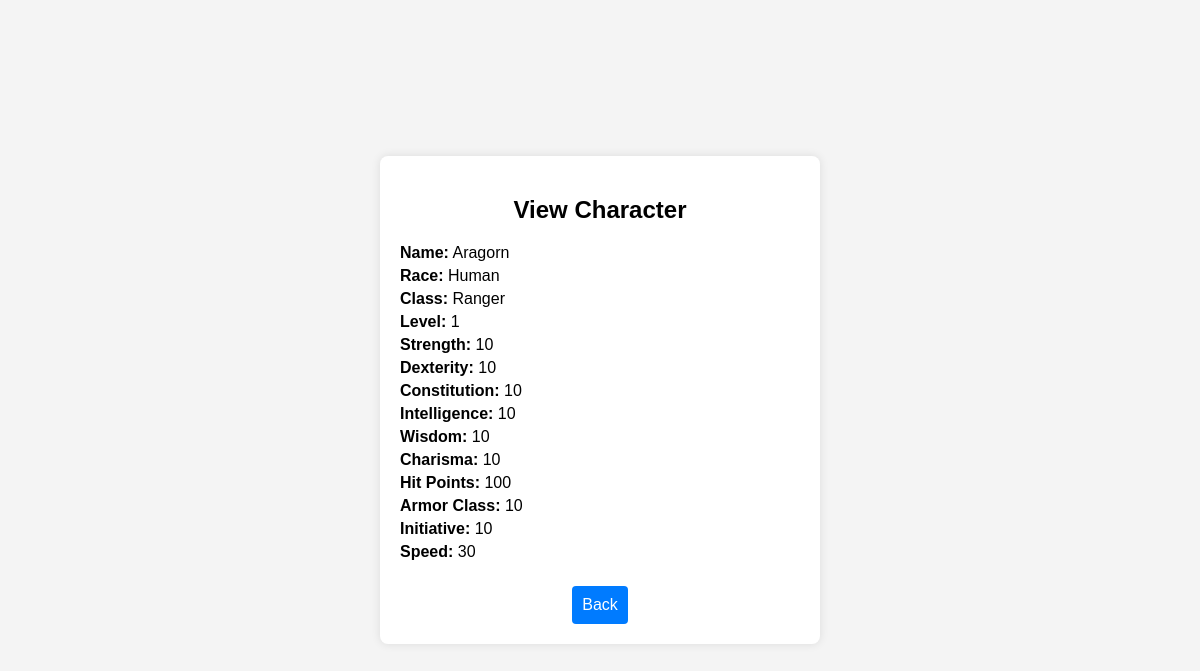
/characters/view/1 (signed in), run on the app's committed database.
### app/models/character.py (models this page shows, shortened)
class Character(db.Model):
    id = db.Column(db.Integer, primary_key=True)
    name = db.Column(db.String(150), nullable=False)
    user_id = db.Column(db.Integer, db.ForeignKey('user.id'), nullable=False)
    user = db.relationship('User', backref=db.backref('characters', lazy=True))  # Añade la relación con User
    race = db.Column(db.String(50), nullable=False)
    character_class = db.Column(db.String(50), nullable=False)
    level = db.Column(db.Integer, nullable=False, default=1)
    strength = db.Column(db.Integer, nullable=False, default=10)
    dexterity = db.Column(db.Integer, nullable=False, default=10)
    constitution = db.Column(db.Integer, nullable=False, default=10)
    intelligence = db.Column(db.Integer, nullable=False, default=10)
    wisdom = db.Column(db.Integer, nullable=False, default=10)
    charisma = db.Column(db.Integer, nullable=False, default=10)
    hit_points = db.Column(db.Integer, nullable=False, default=10)
    armor_class = db.Column(db.Integer, nullable=False, default=10)
    initiative = db.Column(db.Integer, nullable=False, default=0)
    speed = db.Column(db.Integer, nullable=False, default=30)
    campaign_id = db.Column(db.Integer, db.ForeignKey('campaign.id'), nullable=True)  # Nueva propiedad
    bonus = db.Column(db.String(50), nullable=True)

### app/routes/characters.py (the view)
@characters_bp.route('/view/<int:character_id>', methods=['GET'])
@login_required
def view_character(character_id):
    character = Character.query.get_or_404(character_id)
    if character.user_id != current_user.id:
        flash('You do not have permission to view this character.', 'danger')
        return redirect(url_for('characters.list_characters'))
    return render_template('characters/view.html', character=character)

### app/templates/characters/view.html (shortened to what this page needs)
<!DOCTYPE html>
<html lang="en">
<head>
    <link rel="stylesheet" href="{{ url_for('static', filename='styles.css') }}">
</head>
<body>
    <div class="container">
        <h2>View Character</h2>
        <div class="character-details">
            <p><strong>Name:</strong> {{ character.name }}</p>
            <p><strong>Race:</strong> {{ character.race }}</p>
            <p><strong>Class:</strong> {{ character.character_class }}</p>
            <p><strong>Level:</strong> {{ character.level }}</p>
            <p><strong>Strength:</strong> {{ character.strength }}</p>
            <p><strong>Dexterity:</strong> {{ character.dexterity }}</p>
            <p><strong>Constitution:</strong> {{ character.constitution }}</p>
            <p><strong>Intelligence:</strong> {{ character.intelligence }}</p>
            <p><strong>Wisdom:</strong> {{ character.wisdom }}</p>
            <p><strong>Charisma:</strong> {{ character.charisma }}</p>
            <p><strong>Hit Points:</strong> {{ character.hit_points }}</p>
            <p><strong>Armor Class:</strong> {{ character.armor_class }}</p>
            <p><strong>Initiative:</strong> {{ character.initiative }}</p>
            <p><strong>Speed:</strong> {{ character.speed }}</p>
        </div>
        <a href="{{ url_for('characters.list_characters') }}" class="back-button">Back</a>
    </div>
</body>
</html>

### app/static/styles.css (style rules this page uses)
body { font-family: Arial, sans-serif; background-color: #f4f4f4; margin: 0; padding: 0; }
.container { max-width: 600px; margin: 50px auto; padding: 20px; background-color: #fff; box-shadow: 0 0 10px rgba(0, 0, 0, 0.1); }
h2 { text-align: center; margin-bottom: 20px; }

### app/templates/characters/view.html (style rules this page uses)
body { font-family: Arial, sans-serif; background-color: #f4f4f4; display: flex; justify-content: center; align-items: center; height: 100vh; margin: 0; }
.container { background-color: #fff; padding: 20px; border-radius: 8px; box-shadow: 0 0 10px rgba(0, 0, 0, 0.1); width: 400px; text-align: center; }
h2 { margin-bottom: 20px; }
.character-details { text-align: left; }
.character-details p { margin: 5px 0; }
.back-button { margin-top: 20px; padding: 10px; background-color: #007bff; color: #fff; border: none; border-radius: 4px; cursor: pointer; text-decoration: none; display: inline-block; }

### data on the page
Character: name "Aragorn", race "Human", character_class "Ranger", level "1", strength "10", dexterity "10", constitution "10", intelligence "10", wisdom "10", charisma "10", hit_points "100", armor_class "10", initiative "10", speed "30"
